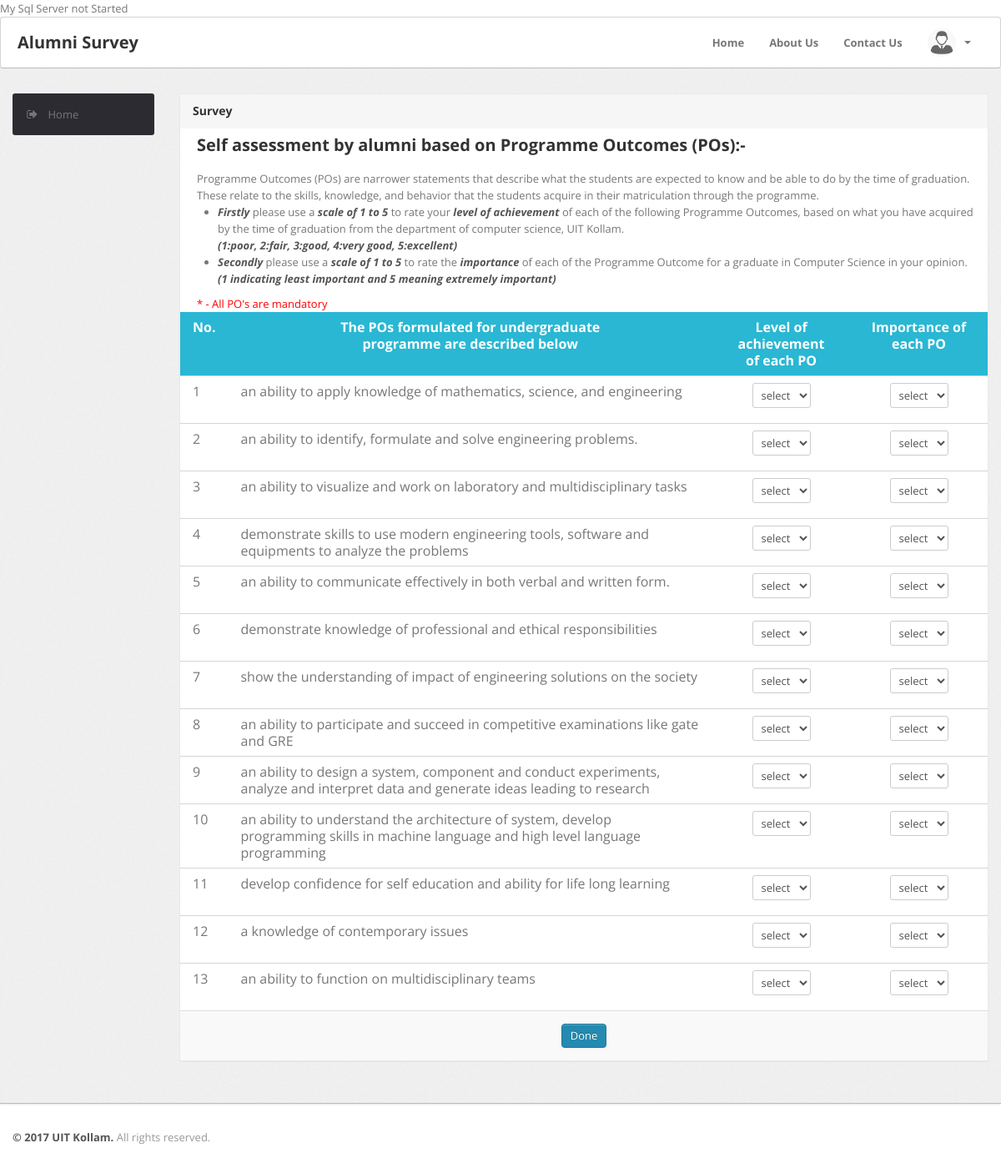
/webpage/alumni/survey.php, run on the app's committed database.
### tables this page shows
CREATE TABLE IF NOT EXISTS `tbl_question` (
  `qid` int(11) NOT NULL AUTO_INCREMENT,
  `ques_id` varchar(10) NOT NULL,
  `ques_to` varchar(30) NOT NULL,
  `ques_survey` varchar(200) NOT NULL,
  PRIMARY KEY (`qid`)
);

### webpage/alumni/survey.php (the view, shortened to what this page needs)
<!DOCTYPE html PUBLIC "-//W3C//DTD XHTML 1.0 Transitional//EN" "http://www.w3.org/TR/xhtml1/DTD/xhtml1-transitional.dtd">
<html xmlns="http://www.w3.org/999/xhtml">
<head>
        <link type="text/css" href="../../bootstrap/css/bootstrap.min.css" rel="stylesheet">
        <link type="text/css" href="../../bootstrap/css/bootstrap-responsive.min.css" rel="stylesheet">
        <link type="text/css" href="../../css/theme.css" rel="stylesheet">
        <link type="text/css" href="../../images/icons/css/font-awesome.css" rel="stylesheet">
</head>
<body>
        <div class="navbar">
            <div class="navbar-inner">
                <div class="container">
			        <?php include_once("/sidemenu/top.php");?>
                </div>
            </div>
        </div>
        <div class="wrapper">
            <div class="container">
                <div class="row">
                    <div class="span2">
                        <?php include_once("/sidemenu/alumni_sidemenu.php");?>
                    </div>
                  <div class="span10">
                        <div class="content">
          <div class="module message">
            <div class="module-head">
              <h3> Survey </h3>
            </div>
           <div class="module-body" style="margin-left: 20px;">
            <b><h3>Self assessment by alumni based on Programme Outcomes (POs):-</h3></b>
        Programme Outcomes (POs) are narrower statements that describe what the students are expected to know and be able to do by the time of graduation. These relate to the skills, knowledge, and behavior that the students acquire in their matriculation through the programme.
        <ul>
            <li><b><i>Firstly</i></b> please use a <b><i>scale of 1 to 5</i></b> to rate your <b><i>level of achievement</i></b> of each of the following Programme Outcomes, based on what you have acquired by the time of graduation from the department of computer science, UIT Kollam.
                <br><b><i>(1:poor, 2:fair, 3:good, 4:very good, 5:excellent)</i></b></li>
            <li><b><i>Secondly</i></b> please use a <b><i>scale of 1 to 5</i></b> to rate the <b><i>importance</i></b> of each of the Programme Outcome for a graduate in  Computer Science in your opinion.
                <br><b><i>(1 indicating least important and 5 meaning extremely important)</i></b></li>
        </ul>
                <font color="red">* - All PO's are mandatory</font><br>
            </div>
            <form onsubmit="return confirm(&#39;Are you sure that all the details are entered correctly ?&#39;)" method="post">
            <div class="module-body table">
              <table class="table table-message">
                <tbody>
                  <tr class="heading">
                    <td class="cell-title"><center> No. </center></td>
                    <td class="cell-title"> <center> The POs formulated for undergraduate<br/> programme are described below </center> </td>
                    <td class="cell-title"> <center> Level of achievement <br/>of each PO </center></td>
                    <td class="cell-title"><center> Importance of each PO </center></td>
                  </tr>
                   <?php
	                   $viewsql="SELECT ques_id,ques_to,ques_survey FROM tbl_question";
                       $resultview=mysql_query($viewsql);
          while($rowreg=mysql_fetch_array($resultview))
          {
			?>
                  <tr>
                    <td class="cell-title"> <?php echo $rowreg["ques_id"];?> </td>
                    <td class="cell-title"> <?php echo $rowreg["ques_survey"];?> </td>
                    <td class="cell-title"><center><select name="po1" class="span1">
										    <option value="-select-">select</option>
											</select><font color="red"></font></center></td>
                     <td class="cell-title"><center><select name="im1" class="span1">
										    <option value="-select-">select</option>
											</select><font color="red"></font></center></td>
                  </tr>
               <?php
		  }
		  ?>
                </tbody>
              </table>
            </div>
            <div class="module-foot">
                                <center>
              <button type="submit" class="btn btn-primary" name="done">Done</button>
            </center>
            </div>
            </form>
          </div>
        </div>
                    </div>
                </div>
            </div>
        </div>
        <div class="footer">
            <div class="container">
                <b class="copyright">&copy; 2017 UIT Kollam.</b> All rights reserved.
            </div>
        </div>
</body>
</html>

### css/theme.css (style rules this page uses)
body { font-size: 13px; font-family: 'Open Sans', Arial, sans-serif; background: #fff; color: #777 }
h1, h2, h3, h4, h5, h6 { color: #333; margin-top: 0 }
h3 { font-size: 20px }
strong, b { color: #555 }
.wrapper { background: url(../images/bg.png) #eee; border-bottom: 1px solid #bbb; -webkit-box-shadow: 0 1px 2px rgba(0,0,0,0.1); -moz-box-shadow: 0 1px 2px rgba(0,0,0,0.1); box-shadow: 0 1px 2px rgba(0,0,0,0.1); padding: 30px 0 }
.footer { color: #999; padding: 30px 0 60px }
form { margin: 0 }
select, textarea, input[type="text"], input[type="password"], input[type="datetime"], input[type="datetime-local"], input[type="date"], input[type="month"], input[type="time"], input[type="week"], input[type="number"], input[type="email"], input[type="url"], input[type="search"], input[type="tel"], input[type="color"], .uneditable-input, label, input, button, select, textarea { -webkit-border-radius: 3px; -moz-border-radius: 3px; border-radius: 3px; font-size: 13px; font-family: 'Open Sans', Tahoma, Arial, sans-serif }
.module { background: #fff; -webkit-border-radius: 3px; -moz-border-radius: 3px; border-radius: 3px; border: 1px solid #ccc; border-bottom-color: #bbb; -webkit-box-shadow: 0 0 1px rgba(0,0,0,0.2); -moz-box-shadow: 0 0 1px rgba(0,0,0,0.2); box-shadow: 0 0 1px rgba(0,0,0,0.2); margin-bottom: 30px }
.navbar { position: static!important; margin: 0!important }
.navbar .navbar-inner { background: #fff; border-bottom: 1px solid #bbb; -webkit-box-shadow: 0 1px 2px rgba(0,0,0,0.15); -moz-box-shadow: 0 1px 2px rgba(0,0,0,0.15); box-shadow: 0 1px 2px rgba(0,0,0,0.15) }
.btn, .btn-box { -webkit-border-radius: 3px; -moz-border-radius: 3px; border-radius: 3px }
.btn { font-size: 13px; font-weight: 600 }
.btn { display: inline-block; margin-bottom: 0; font-weight: 400; text-align: center; vertical-align: middle; cursor: pointer; background-image: none; border: 1px solid transparent; white-space: nowrap; padding: 4px 10px; font-size: 13px; line-height: 1.42857; border-radius: 4px; -webkit-user-select: none; -moz-user-select: none; -ms-user-select: none; user-select: none }
.btn-primary { color: #fff; background-color: #248aaf; border-color: #20799a }
.table { margin-bottom: 0 }
.table th, .table td { border-color: #d5d5d5!important }
.module { box-shadow: 0 0 3px rgba(0,0,0,.1); border-color: #e9e9e9; margin-bottom: 20px; background-color: #fff; border-radius: 4px; -webkit-box-shadow: 0 1px 1px rgba(0,0,0,.05); box-shadow: 0 1px 1px rgba(0,0,0,.05); }
.module-head { color: #767676; background-color: #f6f6f6; border-color: #e9e9e9; padding: 10px 15px; border-bottom: 1px solid transparent; border-top-right-radius: 3px; border-top-left-radius: 3px; }
.module-head h3 { font-size: 14px; line-height: 20px; height: 20px; margin: 0 }
.module-body { padding: 15px }
.module-body.table { padding: 15px 0 }
.module-body.table .table th, .module-body.table .table td { padding-left: 15px; padding-right: 15px }
.module-foot { background: #f9f9f9; border-top: 1px solid #ddd; -webkit-border-radius: 0 0 2px 2px; -moz-border-radius: 0 0 2px 2px; border-radius: 0 0 2px 2px; padding: 15px }
.message .module-body { padding: 0 }
.message .table-message thead tr.heading td, .message .table-message tbody tr.heading td { background: #29b7d3!important; font-weight: bold; border: 0; }
.message tr.heading { color: #fff; }

### data on the page
tbl_question: ques "1", ques_survey "an ability to apply knowledge of mathematics, science, and engineering"
tbl_question: ques "2", ques_survey "an ability to identify, formulate and solve engineering problems."
tbl_question: ques "3", ques_survey "an ability to visualize and work on laboratory and multidisciplinary tasks"
tbl_question: ques "4", ques_survey "demonstrate skills to use modern engineering tools, software and equipments to analyze the problems"
tbl_question: ques "5", ques_survey "an ability to communicate effectively in both verbal and written form."
tbl_question: ques "6", ques_survey "demonstrate knowledge of professional and ethical responsibilities"
tbl_question: ques "7", ques_survey "show the understanding of impact of engineering solutions on the society"
tbl_question: ques "8", ques_survey "an ability to participate and succeed in competitive examinations like gate and GRE"
tbl_question: ques "9", ques_survey "an ability to design a system, component and conduct experiments, analyze and interpret data and generate ideas leading to research"
tbl_question: ques "10", ques_survey "an ability to understand the architecture of system, develop programming skills in machine language and high level language programming"
tbl_question: ques "11", ques_survey "develop confidence for self education and ability for life long learning"
tbl_question: ques "12", ques_survey "a knowledge of contemporary issues"
tbl_question: ques "13", ques_survey "an ability to function on multidisciplinary teams"
